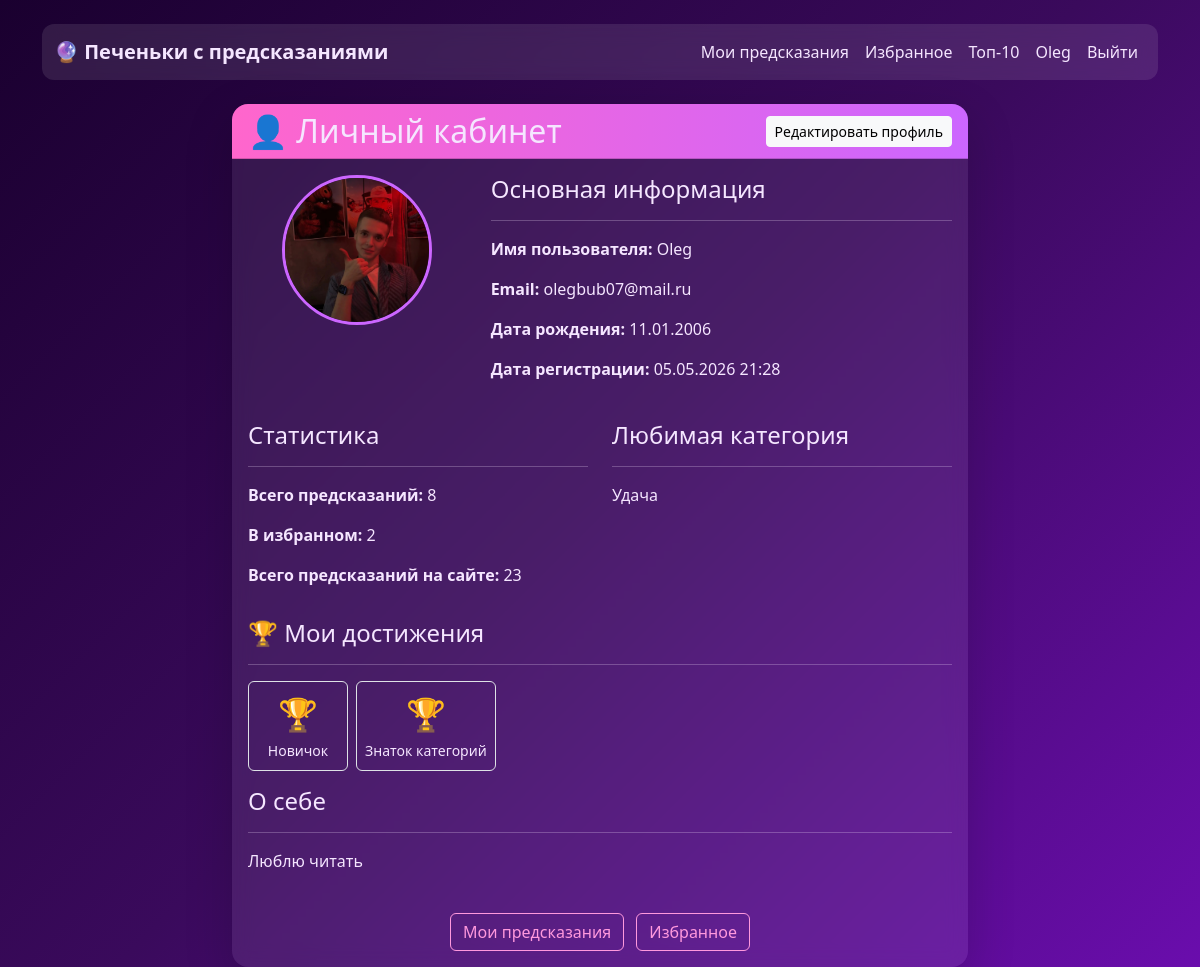
/profile/ (signed in), run on the app's committed database.
### users/models.py (models this page shows)
class CustomUser(AbstractUser):
    pass

### predictions/models.py (models this page shows, shortened)
class UserProfile(models.Model):
    user = models.OneToOneField(
        'users.CustomUser',
        on_delete=models.CASCADE,
        verbose_name="Пользователь"
    )
    bio = models.TextField(blank=True, verbose_name="О себе")
    favorite_category = models.ForeignKey(
        Category,
        on_delete=models.SET_NULL,
        null=True,
        blank=True,
        verbose_name="Любимая категория"
    )
    birth_date = models.DateField(null=True, blank=True, verbose_name="Дата рождения")
    avatar = models.ImageField(
        upload_to='avatars/',
        null=True,
        blank=True,
        verbose_name="Аватар"
    )

class Category(models.Model):
    name = models.CharField(max_length=50, verbose_name="Название")
    description = models.TextField(blank=True, verbose_name="Описание")
    class Meta:
        verbose_name = "Категория"
        verbose_name_plural = "Категории"

class UserAchievement(models.Model):
    user = models.ForeignKey('users.CustomUser', on_delete=models.CASCADE, verbose_name="Пользователь")
    achievement = models.ForeignKey(Achievement, on_delete=models.CASCADE, verbose_name="Достижение")
    earned_at = models.DateTimeField(auto_now_add=True, verbose_name="Получено")
    class Meta:
        unique_together = ['user', 'achievement']
        verbose_name = "Достижение пользователя"
        verbose_name_plural = "Достижения пользователей"

class Achievement(models.Model):
    name = models.CharField(max_length=100, verbose_name="Название")
    description = models.TextField(verbose_name="Описание")
    icon = models.CharField(max_length=50, default='🏆', verbose_name="Иконка")
    required_predictions = models.PositiveIntegerField(default=0, verbose_name="Требуется предсказаний")
    required_favorites = models.PositiveIntegerField(default=0, verbose_name="Требуется в избранном")
    required_category_count = models.PositiveIntegerField(default=0, verbose_name="Требуется уникальных категорий")
    order = models.PositiveIntegerField(default=0, verbose_name="Порядок")
    is_active = models.BooleanField(default=True, verbose_name="Активно")
    class Meta:
        ordering = ['order']
        verbose_name = "Достижение"
        verbose_name_plural = "Достижения"

### predictions/views.py (the view)
# urls.py: path('profile/', views.profile, name='profile'),
@login_required
def profile(request):
    user_profile, created = UserProfile.objects.get_or_create(user=request.user)
    predictions_count = UserPrediction.objects.filter(user=request.user).count()
    favorites_count = FavoriteCookie.objects.filter(user=request.user).count()
    user_achievements = UserAchievement.objects.filter(user=request.user).select_related('achievement')
    context = {
        'user_profile': user_profile,
        'predictions_count': predictions_count,
        'favorites_count': favorites_count,
        'total_cookies': FortuneCookie.objects.count(),
        'user_achievements': user_achievements,
    }
    return render(request, 'profile.html', context)

### predictions/templates/profile.html (shortened to what this page needs)
{% extends 'base.html' %}
{% block content %}
<div class="row justify-content-center">
    <div class="col-md-8">
        <div class="card shadow-lg">
            <div class="card-header d-flex justify-content-between align-items-center">
                <h2 class="mb-0">👤 Личный кабинет</h2>
                <a href="{% url 'edit_profile' %}" class="btn btn-light btn-sm">
                    Редактировать профиль
                </a>
            </div>
            <div class="card-body">
                <div class="row mb-4">
                    <div class="col-md-4 text-center">
                        {% if user_profile.avatar %}
                            <img src="{{ user_profile.avatar.url }}" alt="Аватар"
                                 class="img-fluid rounded-circle mb-3"
                                 style="width: 150px; height: 150px; object-fit: cover; border: 3px solid #cc66ff;">
                        {% else %}
                            <div class="bg-secondary rounded-circle d-inline-flex align-items-center justify-content-center mb-3"
                                 style="width: 150px; height: 150px;">
                                <span class="display-1 text-white">👤</span>
                            </div>
                        {% endif %}
                    </div>
                    <div class="col-md-8">
                        <h4>Основная информация</h4>
                        <hr>
                        <p><strong>Имя пользователя:</strong> {{ user.username }}</p>
                        <p><strong>Email:</strong> {{ user.email|default:"Не указан" }}</p>
                        {% if user_profile.birth_date %}
                            <p><strong>Дата рождения:</strong> {{ user_profile.birth_date|date:"d.m.Y" }}</p>
                        {% endif %}
                        <p><strong>Дата регистрации:</strong> {{ user.date_joined|date:"d.m.Y H:i" }}</p>
                    </div>
                </div>
                <div class="row">
                    <div class="col-md-6">
                        <h4>Статистика</h4>
                        <hr>
                        <p><strong>Всего предсказаний:</strong> {{ predictions_count }}</p>
                        <p><strong>В избранном:</strong> {{ favorites_count }}</p>
                        <p><strong>Всего предсказаний на сайте:</strong> {{ total_cookies }}</p>
                    </div>
                    <div class="col-md-6">
                        <h4>Любимая категория</h4>
                        <hr>
                        <p>{{ user_profile.favorite_category.name|default:"Не выбрана" }}</p>
                    </div>
                </div>
                <div class="row mt-3">
                    <div class="col-12">
                        <h4>🏆 Мои достижения</h4>
                        <hr>
                        {% if user_achievements %}
                            <div class="d-flex flex-wrap gap-2">
                                {% for ua in user_achievements %}
                                    <div class="border rounded p-2 text-center" style="min-width: 100px;"
                                         data-bs-toggle="tooltip" title="{{ ua.achievement.description }}">
                                        <div style="font-size: 2rem;">{{ ua.achievement.icon }}</div>
                                        <small>{{ ua.achievement.name }}</small>
                                    </div>
                                {% endfor %}
                            </div>
                        {% else %}
                            <p class="text-muted">Пока нет достижений. Получайте предсказания, чтобы открывать их!</p>
                        {% endif %}
                    </div>
                </div>
                <div class="row mt-3">
                    <div class="col-12">
                        <h4>О себе</h4>
                        <hr>
                        <p>{{ user_profile.bio|default:"Биография пока не заполнена" }}</p>
                    </div>
                </div>
                <div class="mt-4 text-center">
                    <a href="{% url 'my_predictions' %}" class="btn btn-outline-primary me-2">
                        Мои предсказания
                    </a>
                    <a href="{% url 'favorites' %}" class="btn btn-outline-danger">
                        Избранное
                    </a>
                </div>
            </div>
        </div>
    </div>
</div>
{% endblock %}

### templates/base.html (shortened to what this page needs)
<!DOCTYPE html>
<html lang="ru">
<head>
    <link href="https://cdn.jsdelivr.net/npm/bootstrap@5.3.2/dist/css/bootstrap.min.css" rel="stylesheet">
</head>
<body>
    <div class="container mt-4">
        <nav class="navbar navbar-expand-lg navbar-light bg-light mb-4">
            <div class="container">
               <a class="navbar-brand fw-bold" href="{% url 'home' %}">
                    🔮 Печеньки с предсказаниями
               </a>
                <div class="navbar-nav ms-auto">
                    {% if user.is_authenticated %}
                        <a class="nav-link" href="{% url 'my_predictions' %}">Мои предсказания</a>
                        <a class="nav-link" href="{% url 'favorites' %}">Избранное</a>
                        <a class="nav-link" href="{% url 'top_cookies' %}">Топ-10</a>
                        <a class="nav-link" href="{% url 'profile' %}">{{ user.username }}</a>
                        <form action="{% url 'logout' %}" method="post" style="display: inline;">
                            <button type="submit" class="btn btn-link nav-link"
                                    style="display: inline; background: none; border: none;">
                                Выйти
                            </button>
                        </form>
                    {% else %}
                        <a class="nav-link" href="{% url 'register' %}">Регистрация</a>
                        <a class="nav-link" href="{% url 'login' %}">Войти</a>
                    {% endif %}
                </div>
            </div>
        </nav>
        {% block content %}
        {% endblock %}
    </div>
</body>
</html>

### templates/base.html (style rules this page uses)
body { background: linear-gradient(135deg, #1a002f, #3a0a5c, #6a0dad); min-height: 100vh; color: #f5e6ff; }
.card { background: rgba(255, 255, 255, 0.08); backdrop-filter: blur(10px); border: none; border-radius: 16px; color: #fff; }
.card-header { background: linear-gradient(90deg, #ff66cc, #cc66ff); color: white !important; border-radius: 16px 16px 0 0 !important; }
.navbar { background: rgba(255, 255, 255, 0.1) !important; backdrop-filter: blur(10px); border-radius: 12px; }
.navbar .nav-link, .navbar-brand { color: #f5e6ff !important; }
a { color: #ff99dd; }
.card { transition: 0.3s; }
a { text-decoration: none; }
.btn { transition: all 0.3s ease; }
body, p, span, div, small, strong, h1, h2, h3, h4, h5 { color: #f5e6ff; }
.btn-outline-primary, .btn-outline-danger, .btn-outline-secondary, .btn-outline-warning { color: #ff99dd; border: 1px solid #ff99dd; background: transparent; }
.card, .card p, .card span, .card small { color: #f5e6ff !important; }
.btn-outline-danger { color: #ff99dd !important; border-color: #ff99dd !important; }

### data on the page
CustomUser: username "Oleg", email "olegbub07@mail.ru", date_joined "05.05.2026 21:28"
UserProfile: avatar (picture), birth_date "11.01.2006", favorite_category.name "Удача", bio "Люблю читать"
UserAchievement: achievement.icon "🏆", achievement.name "Новичок"
UserAchievement: achievement.icon "🏆", achievement.name "Знаток категорий"

### other printed values
{{ predictions_count }} "8"
{{ favorites_count }} "2"
{{ total_cookies }} "23"
